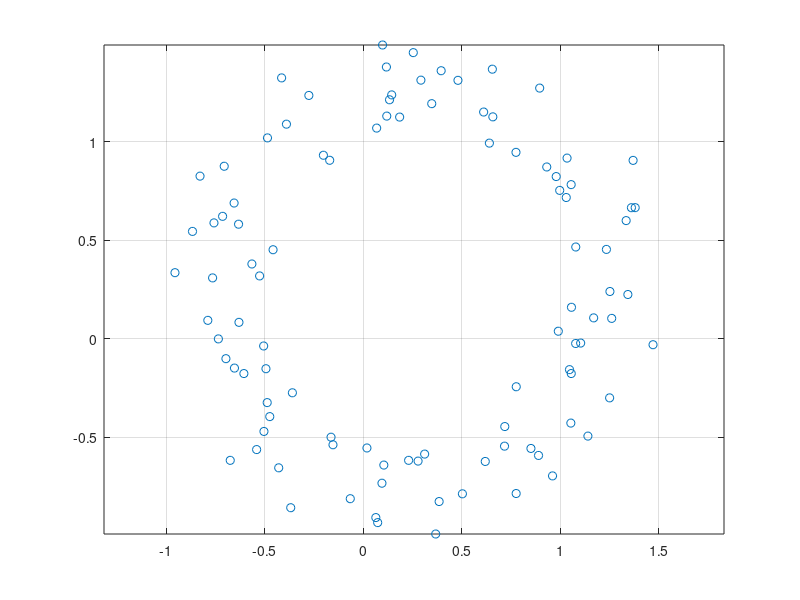

Write the MATLAB code that produced this figure. (Note: this script raises an error after producing the figure.)
addpath("../0.toolkit/thirdparty/", "../0.toolkit/m-files/")
% ax^2 + bxy + cy^2 + dx + ey + f = 0
aa = 1;
bb = 1;

n = 100;
phi = (1:n)./n*(2*pi);
phi = phi';
x = aa*cos(phi)+0.5*rand(size(phi));
y = bb*sin(phi)+0.5*rand(size(phi));

mio = 1;

if mio == 0
    m = [x';y';ones(1,n)];
    L = [];
    for i = 1: size(m,2)
        L = [L; kron( m(:,i)' , m(:,i)') ];
    end
    [~,~,V] = svd(L*duplication(3));
    C = reshape(duplication(3)*V(:,end),3,3)
else
    %y = Ax
    %In order to avoid the trivial solution (C equals all zero),
    %we set f = 1 and then solve the linear system of equation.
    %see:
    %-- https://scipython.com/blog/direct-linear-least-squares-fitting-of-an-ellipse/
    A = [x.^2 x.*y y.^2 x y];
    b = -ones(length(x), 1);
    %Solution calculated by following:
    %-- https://textbooks.math.gatech.edu/ila/least-squares.html#:~:text=So%20a%20least%2Dsquares%20solution,difference%20b%20%E2%88%92%20Ax%20is%20minimized.
    C = (A'*A)^-1*A'*b;

    C = [C ; 1]
end

figure(1)
plot(x,y, 'o');
axis equal;
grid on;
hold on;
shg;
cmap = colormap(lines);
if mio == 0
    syms u v real
    gca = ezplot([u;v;1]'* C *[u;v;1], [-aa aa -bb bb] + [-1 1 -1 1] );
else
    C1 = C;
    a1 = C1(1);
    b1 = C1(2);
    c1 = C1(3);
    d1 = C1(4);
    e1 = C1(5);
    f1 = C1(6); 
    eq1 = @(xx,yy) a1.*xx.^2+b1.*xx.*yy+c1.*yy.^2+d1.*xx+e1.*yy+f1;
    gca = fimplicit(eq1, [-aa aa -bb bb] + [-1 1 -1 1]);
    %gca = ezplot(eq, [-aa aa -bb bb] + [-1 1 -1 1] );
    set(gca,'Color', cmap(1,:), 'LineWidth', 1);
    
    C2 = simpleGN(@(CC) res(CC,x,y), C1);
    a2 = C2(1);
    b2 = C2(2);
    c2 = C2(3);
    d2 = C2(4);
    e2 = C2(5);
    f2 = C2(6); 
    eq2 = @(xx,yy) a2.*xx.^2+b2.*xx.*yy+c2.*yy.^2+d2.*xx+e2.*yy+f2;
    gca = fimplicit(eq2, [-aa aa -bb bb] + [-1 1 -1 1]);
    set(gca,'Color', cmap(2,:), 'LineWidth', 3, 'LineStyle', ':');

    disp('Non-refined residual');
    [R1, ~] = res(C1,x,y)
    disp('Refined residual');
    [R2, ~] = res(C2,x,y)
end
hold off
